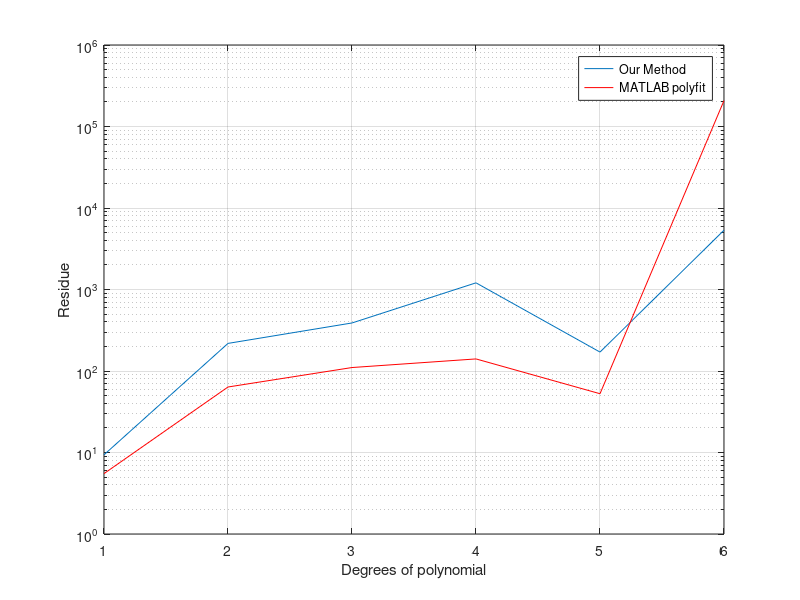

The MATLAB source for this figure:
#Released under MIT License 
#Copyright (c) 2022 Miroslav Kurka

t_i = [2 2.5 3 3.5 4 4.5 5]; # t_i is our x_i value
y_i = [7.14 6.56 5.98 5.55 5.71 6.01 6.53];
residues=[];
#n= length(t_i) 
n=columns(t_i);
k= n-1; # degree of the polynomial
# init matrices
V=zeros(n,n);
Y=zeros(n,1);


    
# fill Y matrix

for i=1:n
   Y(i)=sum(y_i.*(t_i.^(i-1))); # i-1 so we can get t_i^0 = 1, hence the n not k in the for loop range
endfor

# fill the V matrix
    
for i=1:n
  for j=1:n
    if i==1 && j==1
      V(i,j)=k;
    else
      V(i,j)=sum(t_i.^(i+j)-2);
    endif
    endfor
endfor
    

st=7;
# get each degree polynomial by slicing the V 
for pos=1:st
    if st-pos==0, break; end # end for loop since 0x0 doesnt exist, and indexing is nightmare in matlab
    V=V(1:st-pos,1:st-pos); # reverse slicing, we reduce matrix from to 6x6 to 5x5 ...
    Y=Y(1:st-pos);
    a_coefficients=V\Y;
    lst_func=polyval(flip(a_coefficients),y_i);
    residues(pos)= sum((y_i-lst_func).^2);
endfor
# flip the residues since by slicing we got 6x6 ie k=6 first 
residues=flip(residues);
poly_degrees=(1:k);
semilogy(poly_degrees,residues)
grid on
hold on


# task b) compare with polyfit 

matlab_residues=[];

for i=1:6
    a_matlab_coefficients=polyfit(t_i,y_i,i);
    mat_func=polyval(a_matlab_coefficients,y_i);
    matlab_residues(i)=sum((y_i-mat_func).^2);
endfor

semilogy(poly_degrees, matlab_residues,"red")
legend("Our Method","MATLAB polyfit")
xlabel("Degrees of polynomial")
ylabel("Residue")
hold off
         
